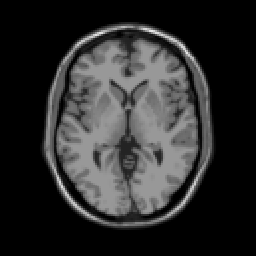
%> input picture Source code/t1.gif, 256 x 256 px; the run also reads 1 picture not shown here
$ octave --eval "SOM;"   (GNU Octave 9; MATLAB toolbox functions it lacks are replaced by stand-ins)
%> lines starting %> are read from the running program, lines starting %| are printed output that depends on the picture
function SOM
clc
clear
t1_raw=imread('t1.gif');   %Importing Raw Image t1
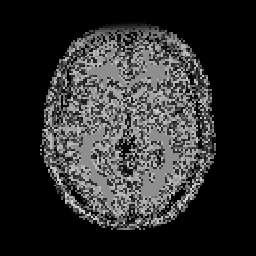
%> t1_raw: size 256x256 uint8; min 0, max 217, mean 47.3
t2_raw=imread('t2.gif');   %Importing Raw Image t2
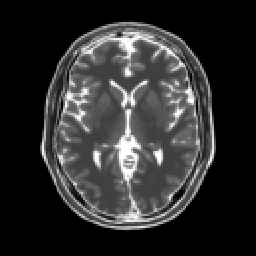
%> input picture Source code/t2.gif, 256 x 256 px
%> t2_raw is the input picture: size 256x256 uint8; min 0, max 255, mean 46.1
pd_raw=imread('pd.gif');   %Importing Raw Image pd
wij = -1;
b = 1;
weight = wij + (b-wij).*rand(256,256,6);  %weight updation % 6 times of 256 * 256 matrix for six classification

Final_Matrix = zeros(256,256,6); %final ouput classifier image matrix

for iter = 1:3  %Iterations %as per the research paper 3000 iterations
    for t=1:3   %normalising the input
        if(t==1)
            t1 = t1_raw;
        elseif(t==2)
            t1 = t2_raw;
        elseif(t==3)
            t1 = pd_raw;
        end
    end
        dis = zeros(1,6);  %distance matrix

        for i1=1:256
            for j1=1:256
                val = t1(i1,j1);
                for k=1:6
                    total = 0;
                    for i=1:256
                        for j=1:256
                            tem = double(double(val)- double(weight(i,j,k)));
                            tem = double(double(tem) *double(tem)) ;
                            total = double(double(total) +double(tem)); %distance calculations
                        end
                    end
                    dis(1,k)=total;
                end
                tem = dis(1,1);
                selected = 1;
                for i=2:6
                    if(tem>dis(1,i))
                        tem = dis(1,i);
                        selected = i;
                    end
                    %selected = i
                end
                m=i1;
                n=j1;
                total = 0;
                count = 0;
                total = total + t1(m,n);
                count = count + 1;
                Final_Matrix(m,n,selected) = t1(m,n);
                if(m~=1)
                    total = total + t1(m-1,n);
                    count = count + 1;
                    Final_Matrix(m-1,n,selected) = t1(m-1,n);
                    if(n~=1)
                        total = total + t1(m-1,n-1);
                        count = count + 1;
                        Final_Matrix(m-1,n-1,selected) = t1(m-1,n-1);
                    end
                    if(n~=256)
                        total = total + t1(m-1, n+1);
                        count = count + 1;
                        Final_Matrix(m-1,n+1,selected) = t1(m-1,n+1);
                    end
                end
                if(m~=256)
                    total = total + t1(m+1,n);
                    count = count + 1;
                    Final_Matrix(m+1,n,selected) = t1(m+1,n);
                    if(n~=1)
                        total = total + t1(m+1,n-1);
                        count = count + 1;
                        Final_Matrix(m+1,n-1,selected) = t1(m+1,n-1);
                    end
                    if(n~=256)
                        total = total + t1(m+1, n+1);
                        count = count + 1;
                        Final_Matrix(m+1,n+1,selected) = t1(m+1,n+1);
                    end
                end
                if(n~=1)
                    total = total + t1(m,n-1);
                    count = count + 1;
                    Final_Matrix(m,n-1,selected) = t1(m,n-1);
                end
                if(n~=256)
                    total = total + t1(m, n+1);
                    count = count + 1;
                    Final_Matrix(m,n+1,selected) = t1(m,n+1);
                end
                mean = double(double(total)/double(count));
                e = 0.37;
                tem = 0;
                tem = tem + (-1*e) * double(double(t1(m,n))-double(mean));
                if(m~=1)
                    tem = tem + (-1*e) * double(double(t1(m-1,n))-double(mean));
                    if(n~=1)
                        tem = tem + (-1*e) * double(double(t1(m-1,n-1))-double(mean));
                    end
                    if(n~=256)
                        tem = tem + (-1* e) * double(double(t1(m-1,n+1))-double(mean));
                    end
                end
                if(m~=256)
                    tem = tem + (-1*e) * double(double(t1(m+1,n))-double(mean));
                    if(n~=1)
                        tem = tem + (-1*e) * double(double(t1(m+1,n-1))-double(mean));
                    end
                    if(n~=256)
                        tem = tem + (-1*e) * double(double(t1(m+1,n+1))-double(mean));
                    end
                end
                if(n~=1)
                    tem = tem + (-1*e) * double(double(t1(m,n-1))-double(mean));
                end
                if(n~=256)
                    tem = tem + (-1*e) * double(double(t1(m,n+1))-double(mean));
                end
                u = tem ;
                wij = 0.1;
                weight(m,n,selected) = double(weight(m,n,selected) + double(double(wij * (t1(m,n) - weight(m,n,selected))) + double(u)));
                if(m~=1)
                    weight(m-1,n,selected) =double(weight(m-1,n,selected) + double(double(wij * (t1(m-1,n) - weight(m-1,n,selected))) + double(u)));
                    if(n~=1)
                        weight(m-1,n-1,selected) = double(weight(m-1,n-1,selected) + double(double(wij * (t1(m-1,n-1) - weight(m-1,n-1,selected))) + double(u)));
                    end
                    if(n~=256)
                        weight(m-1,n+1,selected) = double(weight(m-1,n+1,selected) + double(double(wij * (t1(m-1,n+1) - weight(m-1,n+1,selected))) + double(u)));
                    end
                end
                if(m~=256)
                    weight(m+1,n,selected) = double(weight(m+1,n,selected) + double(double(wij * (t1(m+1,n) - weight(m+1,n,selected))) + double(u)));
                    if(n~=1)
                        weight(m+1,n-1,selected) = double(weight(m+1,n-1,selected) + double(double(wij * (t1(m+1,n-1) - weight(m+1,n-1,selected))) + double(u)));
                    end
                    if(n~=256)
                        weight(m+1,n+1,selected) = double(weight(m+1,n+1,selected) + double(double(wij * (t1(m+1,n+1) - weight(m+1,n+1,selected))) + double(u)));
                    end
                end
                if(n~=1)
                    weight(m,n-1,selected) = double(weight(m,n-1,selected) + double(double(wij * (t1(m,n-1) - weight(m,n-1,selected))) + double(u)));
                end
                if(n~=256)
                    weight(m,n+1,selected) = double(weight(m,n+1,selected) + double(double(wij * (t1(m,n+1) - weight(m,n+1,selected))) + double(u)));
                end
            end
        end
    %end
end

%6 Classifiers
classifier1=zeros(256,256); %White Matter
classifier2=zeros(256,256); %Skull
classifier3=zeros(256,256); %scalp
classifier4=zeros(256,256); %CSF
classifier5=zeros(256,256); %Grey Matter
classifier6=zeros(256,256); %Background

for i=1:256
    for j=1:256
        classifier1(i,j)=Final_Matrix(i,j,1);
    end
end
for i=1:256
    for j=1:256
        classifier2(i,j)=Final_Matrix(i,j,2);
    end
end
for i=1:256
    for j=1:256
        classifier3(i,j)=Final_Matrix(i,j,3);
    end
end
for i=1:256
    for j=1:256
        classifier4(i,j)=Final_Matrix(i,j,4);
    end
end
for i=1:256
    for j=1:256
        classifier5(i,j)=Final_Matrix(i,j,5);
    end
end
for i=1:256
    for j=1:256
        classifier6(i,j)=Final_Matrix(i,j,6);
    end
end

imageC(classifier1,classifier2,classifier3,classifier4,classifier5,classifier6)

end
%> (the run ends here)
